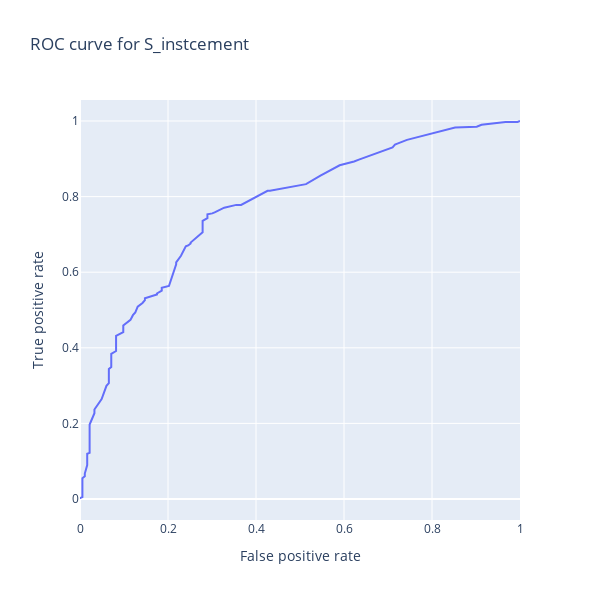

The code cell stored with this chart in its notebook:
### Code cell
plot_AUC_curve(GradientBoostingRegressor(), ['S_instcement'])
